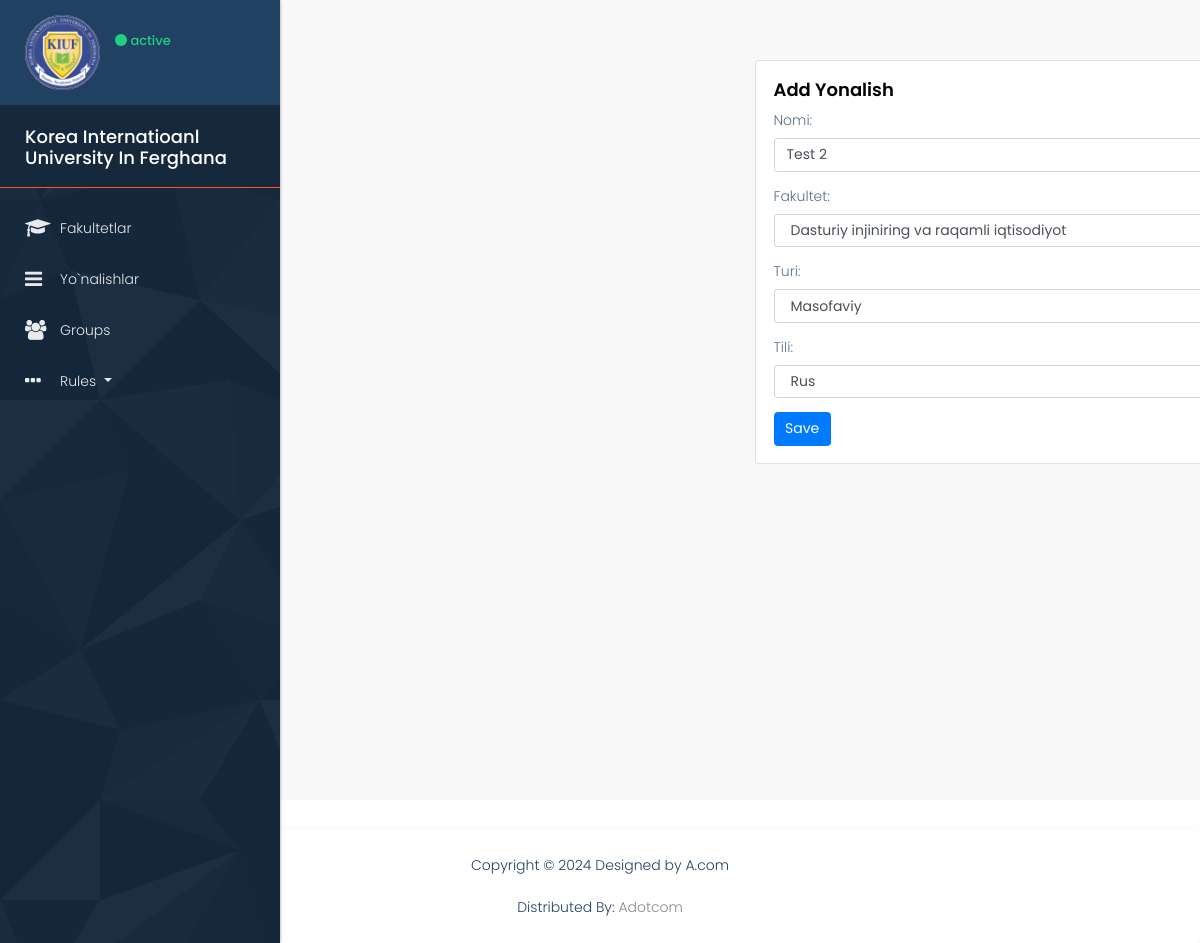
Screenshot of /yonalishupdate/2/ (signed in) with the database file from the repository.
### user/models.py (models this page shows, shortened)
class Yonalish(models.Model):
    org = models.ForeignKey(Organization, on_delete=models.CASCADE)
    name = models.CharField(max_length=100)
    faculty = models.ForeignKey(Faculty, on_delete=models.SET_NULL, blank=True, null=True,
                                related_name='facultyyonalish')
    created_at = models.DateTimeField(auto_now_add=True)
    turi_choices = (
        ('Kunduzgi', 'Kunduzgi'),
        ('Sirtqi', 'Sirtqi'),
        ('Masofaviy', 'Masofaviy'),
    )
    turi = models.CharField(max_length=100, choices=turi_choices, default='Kunduzgi')
    choises_uzb_rus = (
        ('O\'zbek', 'O\'zbek'),
        ('Rus', 'Rus'),
    )
    language = models.CharField(max_length=100, choices=choises_uzb_rus, default='O\'zbek')
    class Meta:
        verbose_name_plural = 'Yonalishlar'

class Faculty(models.Model):
    org = models.ForeignKey(Organization, on_delete=models.CASCADE)
    name = models.CharField(max_length=100)
    created_at = models.DateTimeField(auto_now_add=True)
    def __str__(self):
        return self.name
    class Meta:
        verbose_name_plural = 'Fakultetlar'

### user/views.py (the view)
# urls.py: path('yonalishupdate/<int:pk>/', yonalish_update, name='yonalishupdate'),
@login_required(login_url='login')
def yonalish_update(request, pk):
    if request.user.user_permissions.filter(codename='change_yonalish').exists():
        yonalish = Yonalish.objects.get(id=pk)
        form = YonalishForm(instance=yonalish, user=request.user)
        if request.method == 'POST':
            form = YonalishForm(request.POST, instance=yonalish, user=request.user)
            if form.is_valid():
                form.save()
                return redirect('yonalishlar')
        context = {'form': form}
        return render(request, 'baseapp/yonalish_form.html', context)
    messages.error(request, 'You do not have permission to update yonalish')
    return redirect('yonalishlar')

### user/forms.py
class YonalishForm(forms.ModelForm):
    class Meta:
        model = Yonalish
        fields = ['name', 'faculty', 'turi', 'language']
        labels = {
            'name': 'Nomi',
            'faculty': 'Fakultet',
            'turi': 'Turi',
            'language': 'Tili'
        }
        widgets = {
            'name': forms.TextInput(attrs={'class': 'form-control'}),
            'faculty': forms.Select(attrs={'class': 'form-control'}),
            'turi': forms.Select(attrs={'class': 'form-control'}),
            'language': forms.Select(attrs={'class': 'form-control'})
        }
    def __init__(self, *args, **kwargs):
        user = kwargs.pop('user', None)
        print(user)
        super(YonalishForm, self).__init__(*args, **kwargs)
        if user:
            if UserOrg.objects.filter(user=user).exists():
                org = UserOrg.objects.get(user=user).org
                self.fields['faculty'].queryset = Faculty.objects.filter(org=org)
            elif Organization.objects.filter(user=user).exists():
                org = Organization.objects.get(user=user)
                self.fields['faculty'].queryset = Faculty.objects.filter(org=org)

### templates/baseapp/yonalish_form.html (shortened to what this page needs)
{% extends  'layouts/formsbase.html' %}
{% load static %}
{% block content %}
<div class="col-12 grid-margin" style="padding-left: 450px">
    <div class="card" style="width: 40rem;">
        <div class="card-body">
            <h4 class="card-title">Add Yonalish</h4>
            <form action="" method="post">
                <div class="form-group">
                    {{ form.as_p }}
                </div>
                <button type="submit" class="btn btn-primary mr-2">Save</button>
            </form>
        </div>
    </div>
</div>
{% endblock %}

### assets/style.css (style rules this page uses)
* { margin: 0; padding: 0; outline: none !important; }
html, body { color: #898989; font-size: 14px; font-family: 'Poppins', sans-serif; line-height: normal; font-weight: 300; overflow-x: hidden !important; }
h1, h2, h3, h4, h5, h6 { letter-spacing: 0; font-weight: normal; position: relative; padding: 0; font-weight: normal; line-height: normal; color: #1f1f1f; margin: 0 }
h4 { font-size: 16px }
a, .btn { text-decoration: none !important; outline: none !important; -webkit-transition: all .3s ease-in-out; -moz-transition: all .3s ease-in-out; -ms-transition: all .3s ease-in-out; -o-transition: all .3s ease-in-out; transition: all .3s ease-in-out; }
h4 { font-size: 18px; color: #000; line-height: 21px; font-weight: 600; text-transform: none; margin-bottom: 15px; }
p { color: #58718a; font-size: 14px; line-height: 21px; }
button, input, select, textarea, option { font-family: 'Poppins', sans-serif; }
.btn { font-size: 14px; }
.form-control { padding-left: 12px ; }

### rows the page displays
Yonalish: name "Test 2", faculty "Dasturiy injiniring va raqamli iqtisodiyot", turi "Masofaviy", language "Rus"
